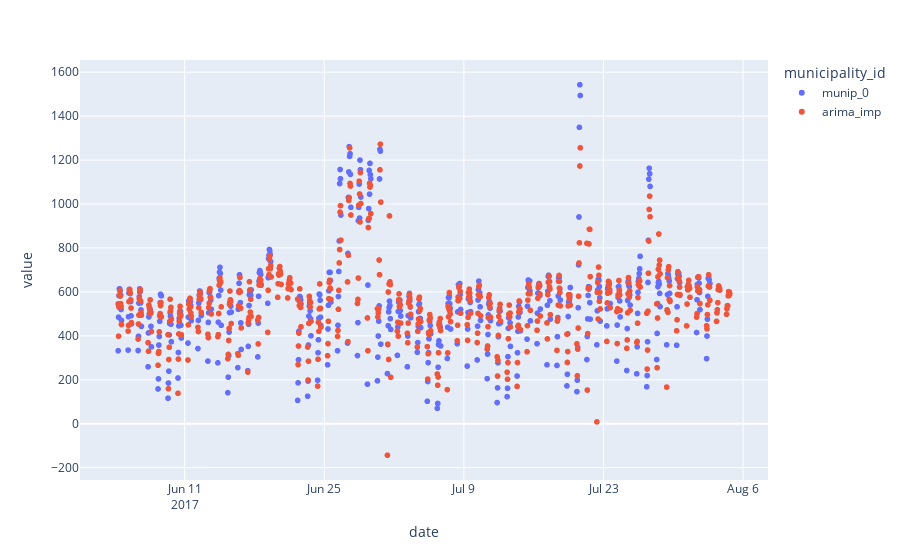

The notebook cell saved with this chart:
### Code cell
px.scatter(pivot_0_tr)
# By observing the predictions and real values, it is seen that simple AR(9) model able to captures the daily 
# cyclic behaviour

### Figure 1 — Plotly figure (JSON) as saved in the notebook; plotly's stock layout.template omitted (floating-point values rounded to 4 significant figures; data arrays with more than 128 entries replaced by an {"elided": "..."} marker saying what was removed)
{"data": [{"hovertemplate": "municipality_id=munip_0<br>date=%{x}<br>value=%{y}<extra></extra>", "legendgroup": "munip_0", "marker": {"color": "#636efa", "symbol": "circle"}, "mode": "markers", "name": "munip_0", "showlegend": true, "type": "scattergl", "x": {"elided": "558 str values"}, "xaxis": "x", "y": {"elided": "558 int values"}, "yaxis": "y"}, {"hovertemplate": "municipality_id=arima_imp<br>date=%{x}<br>value=%{y}<extra></extra>", "legendgroup": "arima_imp", "marker": {"color": "#EF553B", "symbol": "circle"}, "mode": "markers", "name": "arima_imp", "showlegend": true, "type": "scattergl", "x": {"elided": "558 str values"}, "xaxis": "x", "y": {"elided": "558 float values"}, "yaxis": "y"}], "layout": {"legend": {"title": {"text": "municipality_id"}, "tracegroupgap": 0}, "margin": {"t": 60}, "xaxis": {"anchor": "y", "domain": [0, 1], "title": {"text": "date"}}, "yaxis": {"anchor": "x", "domain": [0, 1], "title": {"text": "value"}}}}
